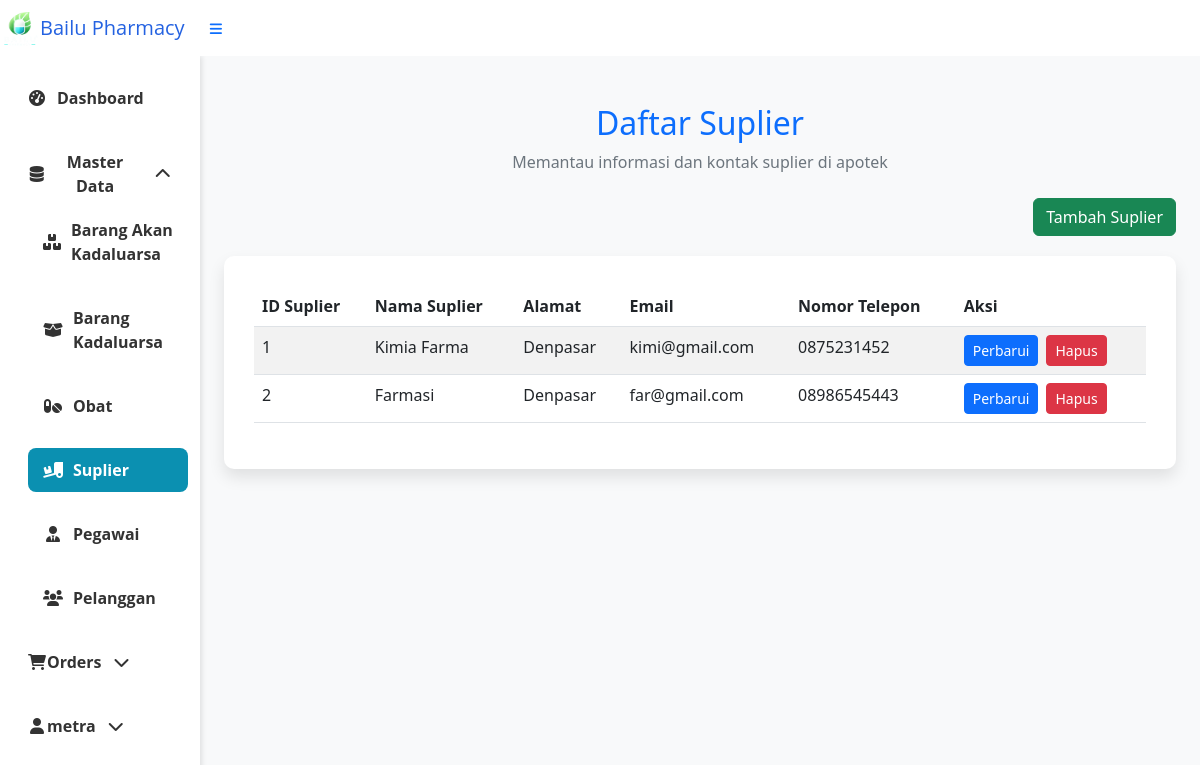
/index.php?page=suplier (signed in), run on the app's committed database.
### tables this page shows
CREATE TABLE `tb_suplier` (
  `Id_suplier` int(3) NOT NULL AUTO_INCREMENT,
  `Nama_suplier` varchar(15) NOT NULL,
  `Alamat` varchar(15) NOT NULL,
  `email` varchar(15) NOT NULL,
  `no_tlp` varchar(15) NOT NULL,
  PRIMARY KEY (`Id_suplier`)
);

### suplier.php (the view, shortened to what this page needs)
<?php
$mysqli = new mysqli("localhost", "root", "", "apotek");
$query = "SELECT * FROM tb_suplier";
$result = $mysqli->query($query);
?>
<!DOCTYPE html>
<html lang="id">
<head>
    <link href="https://cdn.jsdelivr.net/npm/bootstrap@5.3.0/dist/css/bootstrap.min.css" rel="stylesheet">
</head>
<body>
    <div class="container my-5">
        <div class="mb-4 text-center">
            <h2 class="text-primary">Daftar Suplier</h2>
            <p class="text-secondary">Memantau informasi dan kontak suplier di apotek</p>
        </div>
        <div class="d-grid gap-2 d-md-flex justify-content-md-end btn-custom">
            <a class="btn btn-success" href="index.php?page=suplier.form&action=add" role="button">Tambah Suplier</a>
        </div>
        <div class="table-wrapper">
            <table class="table table-striped table-hover">
                <thead class="table-header">
                    <tr>
                        <th scope="col">ID Suplier</th>
                        <th scope="col">Nama Suplier</th>
                        <th scope="col">Alamat</th>
                        <th scope="col">Email</th>
                        <th scope="col">Nomor Telepon</th>
                        <th scope="col">Aksi</th>
                    </tr>
                </thead>
                <tbody>
                    <?php
                    if ($result->num_rows > 0) {
                        while ($row = $result->fetch_assoc()) {
                            echo "<tr>";
                            echo "<td>" . htmlspecialchars($row['Id_suplier']) . "</td>";
                            echo "<td>" . htmlspecialchars($row['Nama_suplier']) . "</td>";
                            echo "<td>" . htmlspecialchars($row['Alamat']) . "</td>";
                            echo "<td>" . htmlspecialchars($row['email']) . "</td>";
                            echo "<td>" . htmlspecialchars($row['no_tlp']) . "</td>";
                            echo "<td>";
                            echo "<a class='btn btn-primary btn-sm me-2' href='index.php?page=suplier.form&Id_suplier=" . $row['Id_suplier'] . "&action=edit'>Perbarui</a>";
                            echo "<form action='suplier.action.php' method='POST' class='d-inline'>";
                            echo "<button type='submit' class='btn btn-danger btn-sm' onclick='return confirm(\"Apakah Anda yakin ingin menghapus data ini?\");'>Hapus</button>";
                            echo "</form>";
                            echo "</td>";
                            echo "</tr>";
                        }
                    } else {
                        echo "<tr><td colspan='6' class='no-data'>Tidak ada data yang ditemukan.</td></tr>";
                    }
                    ?>
                </tbody>
            </table>
        </div>
    </div>
</body>
</html>

### index.php (style rules this page uses)
body { background-color: #EFF6FF; font-family: 'Open Sans', sans-serif; font-weight: bold; font-size: 20px; color: #0B90B1; }

### suplier.php (style rules this page uses)
body { background-color: #f8f9fa; }
.table-wrapper { background-color: #ffffff; padding: 30px; border-radius: 10px; box-shadow: 0 8px 16px rgba(0, 0, 0, 0.1); }
.table-header { background-color: #0d6efd; color: #ffffff; }
.btn-custom { margin-bottom: 20px; }

### data on the page
tb_suplier: Id_suplier "1", Nama_suplier "Kimia Farma", Alamat "Denpasar", email "kimi@gmail.com", no_tlp "0875231452"
tb_suplier: Id_suplier "2", Nama_suplier "Farmasi", Alamat "Denpasar", email "far@gmail.com", no_tlp "08986545443"

### other printed values
$_SESSION['username'] "metra"
